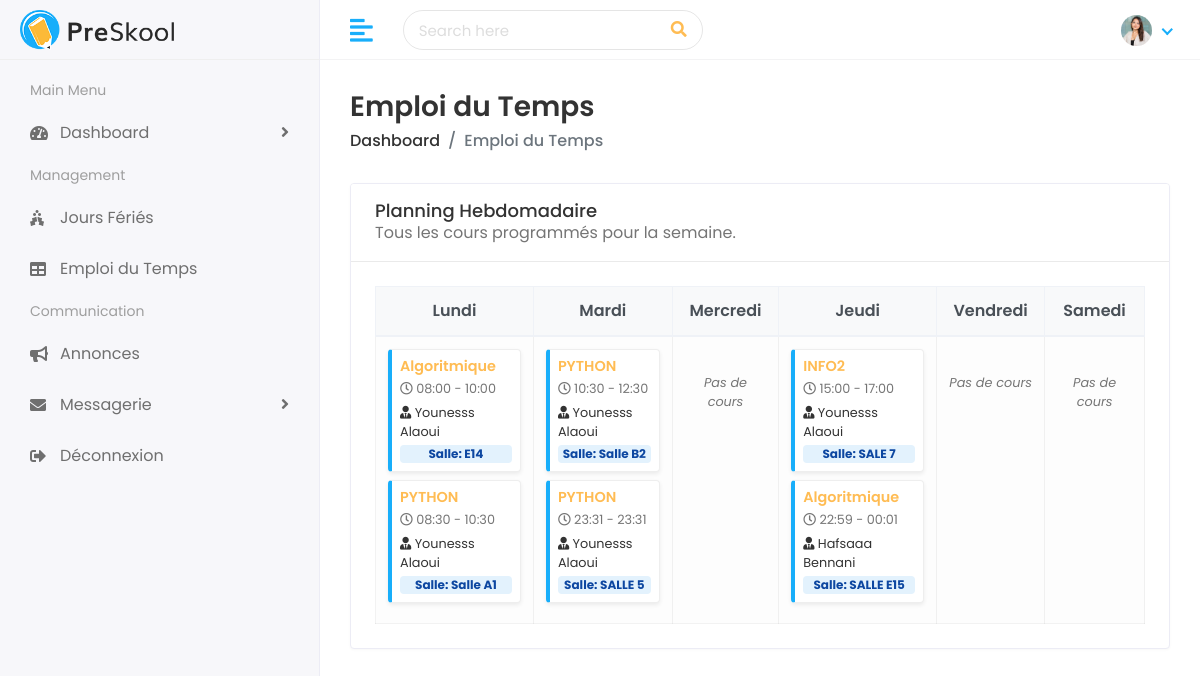
Screenshot of /timetable/ with the database file from the repository.
### faculty/models.py (models this page shows, shortened)
class Timetable(models.Model):
    DAYS_OF_WEEK = [
        (1, 'Lundi'),
        (2, 'Mardi'),
        (3, 'Mercredi'),
        (4, 'Jeudi'),
        (5, 'Vendredi'),
        (6, 'Samedi'),
    ]
    subject = models.ForeignKey(Subject, on_delete=models.CASCADE, verbose_name="Matière")
    teacher = models.ForeignKey(Teacher, on_delete=models.CASCADE, verbose_name="Enseignant")
    day = models.IntegerField(choices=DAYS_OF_WEEK, verbose_name="Jour de la semaine")
    start_time = models.TimeField(verbose_name="Heure de début")
    end_time = models.TimeField(verbose_name="Heure de fin")
    room = models.CharField(max_length=50, blank=True, null=True, verbose_name="Salle")
    class Meta:
        ordering = ['day', 'start_time']

class Subject(models.Model):
    name = models.CharField(max_length=100, verbose_name="Nom de la matière")
    code = models.CharField(max_length=20, unique=True, verbose_name="Code")
    description = models.TextField(blank=True, null=True, verbose_name="Description")
    department = models.ForeignKey(
        Department,
        on_delete=models.SET_NULL,
        null=True,
        blank=True,
        related_name='subjects',
        verbose_name="Département"
    )
    teacher = models.ForeignKey(
        Teacher,
        on_delete=models.SET_NULL,
        null=True,
        blank=True,
        related_name='subjects',
        verbose_name="Enseignant"
    )

class Teacher(models.Model):
    teacher_id = models.CharField(max_length=20, unique=True, verbose_name="ID Enseignant")
    first_name = models.CharField(max_length=100, verbose_name="Prénom")
    last_name = models.CharField(max_length=100, verbose_name="Nom")
    gender = models.CharField(max_length=10, choices=[('Male', 'Masculin'), ('Female', 'Féminin')], verbose_name="Genre")
    date_of_birth = models.DateField(verbose_name="Date de naissance")
    joining_date = models.DateField(verbose_name="Date d'embauche")
    mobile_number = models.CharField(max_length=15, verbose_name="Numéro de téléphone")
    address = models.TextField(blank=True, null=True, verbose_name="Adresse")
    experience = models.CharField(max_length=50, blank=True, null=True, verbose_name="Expérience")
    image = models.ImageField(upload_to='teachers/', blank=True, null=True, verbose_name="Photo de profil")

### faculty/views.py (the view)
# urls.py: path('timetable/', views.timetable, name='timetable'),
def timetable(request):
    entries = Timetable.objects.select_related('subject', 'teacher').all()
    timetable_data = {i: [] for i in range(1, 7)}
    for entry in entries:
        timetable_data[entry.day].append(entry)
    context = {
        'timetable_data': timetable_data,
        'days_names': {
            1: 'Lundi', 2: 'Mardi', 3: 'Mercredi',
            4: 'Jeudi', 5: 'Vendredi', 6: 'Samedi'
        }
    }
    return render(request, 'timetable/timetable.html', context)

### templates/timetable/timetable.html (shortened to what this page needs)
{% extends 'Home/base.html' %}
{% load static %}
{% block body %}
<div class="page-wrapper">
    <div class="content container-fluid">
        <div class="page-header">
            <div class="row align-items-center">
                <div class="col">
                    <h3 class="page-title">Emploi du Temps</h3>
                    <ul class="breadcrumb">
                        <li class="breadcrumb-item"><a href="{% url 'dashboard' %}">Dashboard</a></li>
                        <li class="breadcrumb-item active">Emploi du Temps</li>
                    </ul>
                </div>
            </div>
        </div>
        <div class="row">
            <div class="col-sm-12">
                <div class="card">
                    <div class="card-header">
                        <h5 class="card-title">Planning Hebdomadaire</h5>
                        <p class="text-muted mb-0">Tous les cours programmés pour la semaine.</p>
                    </div>
                    <div class="card-body">
                        <div class="table-responsive">
                            <table class="table table-bordered table-center mb-0">
                                <thead class="thead-light text-center">
                                    <tr>
                                        {% for i, name in days_names.items %}
                                        <th style="width: 16.66%;">{{ name }}</th>
                                        {% endfor %}
                                    </tr>
                                </thead>
                                <tbody>
                                    <tr>
                                        {% for day_index, entries in timetable_data.items %}
                                        <td style="vertical-align: top; background-color: #fdfdfd;">
                                            {% if entries %}
                                                {% for entry in entries %}
                                                <div class="timetable-slot shadow-sm p-2 mb-2 position-relative" style="background-color: #ffffff; border-left: 4px solid #18aefa; border-radius: 4px; border-top: 1px solid #eee; border-bottom: 1px solid #eee; border-right: 1px solid #eee;">
                                                    <h6 class="mb-1 text-primary pr-3" style="font-weight: 600; font-size: 0.9rem;">{{ entry.subject.name }}</h6>
                                                    <div class="d-flex flex-column gap-1">
                                                        <span class="mb-1 text-muted small"><i class="far fa-clock"></i> {{ entry.start_time|time:"H:i" }} - {{ entry.end_time|time:"H:i" }}</span>
                                                        <span class="mb-1 small"><i class="fas fa-user-tie"></i> {{ entry.teacher.first_name }} {{ entry.teacher.last_name }}</span>
                                                        {% if entry.room %}
                                                        <span class="badge badge-soft-info" style="background-color: #e3f2fd; color: #0d47a1; font-size: 0.75rem;">Salle: {{ entry.room }}</span>
                                                        {% endif %}
                                                    </div>
                                                </div>
                                                {% endfor %}
                                            {% else %}
                                                <div class="text-center py-4">
                                                    <p class="text-muted small mb-0"><em>Pas de cours</em></p>
                                                </div>
                                            {% endif %}
                                        </td>
                                        {% endfor %}
                                    </tr>
                                </tbody>
                            </table>
                        </div>
                    </div>
                </div>
            </div>
        </div>
    </div>
</div>
{% endblock %}

### static/assets/css/style.css (style rules this page uses)
html { height: 100%; }
body { background-color: #fff; color: #333; font-family: 'Poppins', sans-serif; font-size: 1rem; height: 100%; line-height: 1.5; overflow-x: hidden; }
h1, h2, h3, h4, h5, h6 { font-family: 'Poppins', sans-serif; margin-top: 0; }
a { color: #009ce7; }
input, button, a { transition: all 0.4s ease; -moz-transition: all 0.4s ease; -o-transition: all 0.4s ease; -ms-transition: all 0.4s ease; -webkit-transition: all 0.4s ease; }
ul, ol { padding: 0px; list-style: none; }
.table { color: #333; max-width: 100%; margin-bottom: 0; width: 100%; }
.table thead tr th { font-weight: 600; }
.table tbody tr { border-bottom: 1px solid rgba(0, 0, 0, 0.05); }
.table.table-center td, .table.table-center th { vertical-align: middle; }
.table-bordered { border: 1px solid rgba(0, 0, 0, 0.05) !important; }
.table-bordered th, .table-bordered td { border-color: rgba(0, 0, 0, 0.05); }
.table .thead-light th { color: #495057; background-color: #f8f9fa; border-color: #eff2f7; }
.text-primary, .dropdown-menu > li > a.text-primary { color: #FFBC53 !important; }
.text-muted { color: #757575 !important; }
.card { border: 1px solid #ececf5; box-shadow: 0 1px 3px 0 rgba(0, 0, 0, 0.03); margin-bottom: 1.875rem; }
.card-body { padding: 1.5rem; }
.card-header { border-bottom: 1px solid #e6e6e6; padding: 1rem 1.5rem; }
.card .card-header { background-color: #fff; border-bottom: 1px solid #eaeaea; }
.card .card-header .card-title { margin-bottom: 0; font-size: 18px; }
.page-wrapper { margin-left: 320px; padding-top: 60px; position: relative; transition: all 0.4s ease; }
.page-wrapper > .content { padding: 1.875rem 1.875rem 0; }
.page-header { margin-bottom: 1.875rem; }
.page-header .breadcrumb { background-color: transparent; color: #6c757d; font-size: 1rem; font-weight: 500; margin-bottom: 0; padding: 0; }
.page-header .breadcrumb a { color: #333; }
.page-title { font-size: 28px; font-weight: 600; color: #333; margin-bottom: 5px; }

### rows the page displays
Timetable: subject.name "Algoritmique", start_time "08:00", end_time "10:00", teacher.first_name "Younesss", teacher.last_name "Alaoui", room "E14"
Timetable: subject.name "PYTHON", start_time "08:30", end_time "10:30", teacher.first_name "Younesss", teacher.last_name "Alaoui", room "Salle A1"
Timetable: subject.name "PYTHON", start_time "10:30", end_time "12:30", teacher.first_name "Younesss", teacher.last_name "Alaoui", room "Salle B2"
Timetable: subject.name "PYTHON", start_time "23:31", end_time "23:31", teacher.first_name "Younesss", teacher.last_name "Alaoui", room "SALLE 5"
Timetable: subject.name "INFO2", start_time "15:00", end_time "17:00", teacher.first_name "Younesss", teacher.last_name "Alaoui", room "SALE 7"
Timetable: subject.name "Algoritmique", start_time "22:59", end_time "00:01", teacher.first_name "Hafsaaa", teacher.last_name "Bennani", room "SALLE E15"

### other values shown
{{ name }} "Lundi" "Mardi" "Mercredi" "Jeudi" "Vendredi" "Samedi"
